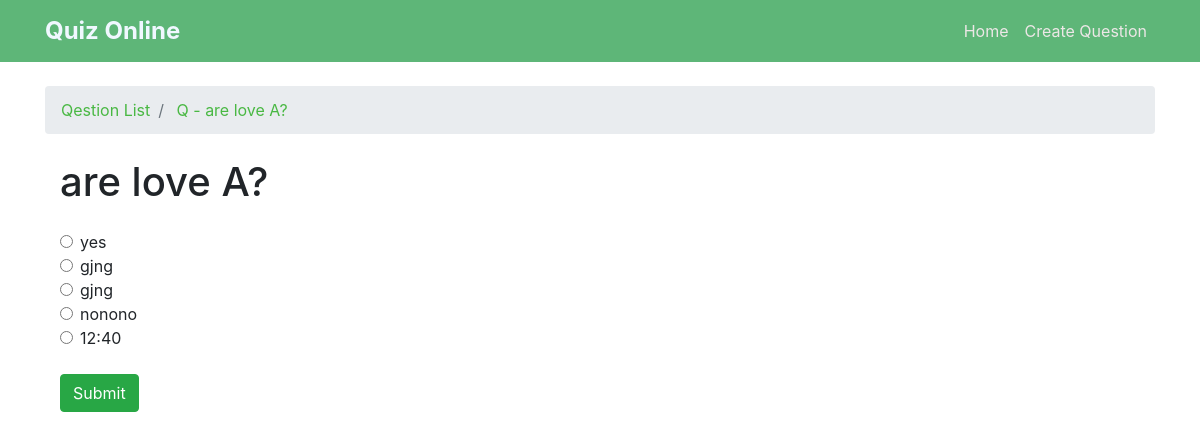
The page /22/ on the database its author committed.
### quiz_app/models.py (models this page shows, shortened)
class Question(models.Model):
    author = models.ForeignKey(User, on_delete=models.CASCADE)
    question_title = models.CharField(max_length=100)
    content = models.TextField(max_length=1000)
    tags = TaggableManager()
    created_at = models.DateTimeField(default=timezone.now)
    def __str__(self) -> str:
        return self.question_title

class Answer(models.Model):
    author = models.ForeignKey(User, on_delete=models.CASCADE)
    answer = models.CharField(max_length=200)
    correct_answer = models.BooleanField(default=False)
    question_title = models.ForeignKey(Question, on_delete=models.SET_NULL, null=True)
    created_at = models.DateTimeField(default=timezone.now)

### quiz_app/views.py (the view)
# urls.py: path('<int:Q_id>/', Question_Detail),
def Question_Detail(request, Q_id):
    data = Question.objects.get(id=Q_id)
    answers = Answer.objects.filter(question_title=data)
    if request.method == 'POST':
        selected_answer_id = request.POST.get('answer')  # Get the ID of the selected answer from the form
        try:
            selected_answer = Answer.objects.get(id=selected_answer_id)
            if selected_answer.correct_answer:
                is_correct_answer = True
            else:
                is_correct_answer = False
        except Answer.DoesNotExist:
            is_correct_answer = False
    else:
        is_correct_answer = None
    return render(request, 'quiz_app/question_detail.html', {'Q': data, 'answers': answers, 'is_correct_answer': is_correct_answer})

### quiz_app/templates/quiz_app/question_detail.html (shortened to what this page needs)
{% extends 'base.html' %}
{% block breadcrumb %}
    <li class="breadcrumb-item active"> <a href="/">Qestion List</a></li>
    <li class="breadcrumb-item active"> <a href="">Q - {{Q}}</a></li>
{%endblock%}
{% block content %}
  <div class="container mt-4">
    <h1 class="mb-4">{{ Q }}</h1>
    <form method="post">
      {% for answer in answers %}
      <div class="form-check">
        <input class="form-check-input" type="radio" name="answer" id="answer{{ forloop.counter }}" value="{{ answer.id }}">
        <label class="form-check-label" for="answer{{ forloop.counter }}">{{ answer.answer }}</label>
      </div>
      {% endfor %}
      <button type="submit" class="btn btn-success mt-4" >Submit</button>
    </form>
  </div>
{%endblock%}

### quiz_app/templates/base.html (style rules this page uses)
.breadcrumb-item { display: inline-block; }
.breadcrumb-item a { text-decoration: none; color: #49b843; }
.breadcrumb-item.active { color: #333; }
.breadcrumb-item:not(:last-child)::after { margin: 0 5px; color: #999; }

### rows shown on the page
Question: question_title "are love A?"
Answer: answer "yes"
Answer: answer "gjng"
Answer: answer "gjng"
Answer: answer "nonono"
Answer: answer "12:40"
